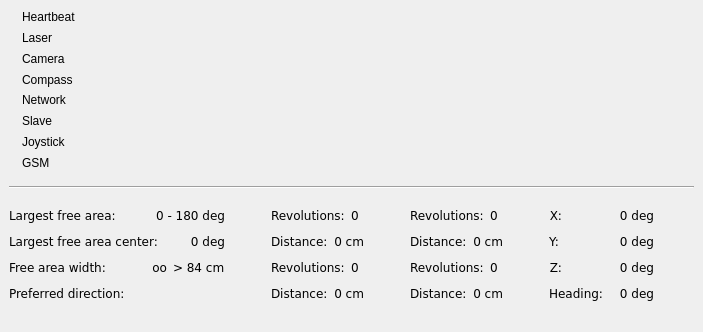
  <widget class="QDockWidget" name="dockState">
   <property name="windowIcon">
    <iconset resource="../direcs.qrc">
     <normaloff>:/images/images/led_green.gif</normaloff>:/images/images/led_green.gif</iconset>
   </property>
   <property name="windowTitle">
    <string>State</string>
   </property>
   <attribute name="dockWidgetArea">
    <number>2</number>
   </attribute>
   <widget class="QWidget" name="dockWidgetContents_2">
    <layout class="QGridLayout" name="gridLayout_8">
     <item row="0" column="0">
      <layout class="QGridLayout" name="gridLayout_7">
       <item row="0" column="0">
        <layout class="QHBoxLayout" name="horizontalLayout_25">
         <item>
          <layout class="QGridLayout" name="gridLayout_2">
           <item row="5" column="0">
            <widget class="QLabel" name="lblLEDMasterSlave">
             <property name="pixmap">
              <pixmap resource="../direcs.qrc">:/images/images/led_gray.gif</pixmap>
             </property>
            </widget>
           </item>
           <item row="4" column="1">
            <widget class="QLabel" name="label_5">
             <property name="text">
              <string>Network</string>
             </property>
            </widget>
           </item>
           <item row="0" column="1">
            <widget class="QLabel" name="label">
             <property name="text">
              <string>Heartbeat</string>
             </property>
            </widget>
           </item>
           <item row="3" column="1">
            <widget class="QLabel" name="label_2">
             <property name="text">
              <string>Compass</string>
             </property>
            </widget>
           </item>
           <item row="2" column="1">
            <widget class="QLabel" name="label_3">
             <property name="text">
              <string>Camera</string>
             </property>
            </widget>
           </item>
           <item row="0" column="0">
            <widget class="QLabel" name="lblLEDHeartbeat">
             <property name="pixmap">
              <pixmap resource="../direcs.qrc">:/images/images/led_gray.gif</pixmap>
             </property>
            </widget>
           </item>
           <item row="5" column="1">
            <widget class="QLabel" name="lblMasterSlave">
             <property name="text">
              <string>Slave</string>
             </property>
            </widget>
           </item>
           <item row="6" column="0">
            <widget class="QLabel" name="lblLEDJoystick">
             <property name="pixmap">
              <pixmap resource="../direcs.qrc">:/images/images/led_gray.gif</pixmap>
             </property>
            </widget>
           </item>
           <item row="1" column="0">
            <widget class="QLabel" name="lblLEDLaser">
             <property name="pixmap">
              <pixmap resource="../direcs.qrc">:/images/images/led_gray.gif</pixmap>
             </property>
            </widget>
           </item>
           <item row="6" column="1">
            <widget class="QLabel" name="label_4">
             <property name="text">
              <string>Joystick</string>
             </property>
            </widget>
           </item>
           <item row="3" column="0">
            <widget class="QLabel" name="lblLEDCompass">
             <property name="pixmap">
              <pixmap resource="../direcs.qrc">:/images/images/led_gray.gif</pixmap>
             </property>
            </widget>
           </item>
           <item row="1" column="1">
            <widget class="QLabel" name="label_6">
             <property name="text">
              <string>Laser</string>
             </property>
            </widget>
           </item>
           <item row="4" column="0">
            <widget class="QLabel" name="lblLEDNetwork">
             <property name="pixmap">
              <pixmap resource="../direcs.qrc">:/images/images/led_gray.gif</pixmap>
             </property>
            </widget>
           </item>
           <item row="2" column="0">
            <widget class="QLabel" name="lblLEDCamera">
             <property name="pixmap">
              <pixmap resource="../direcs.qrc">:/images/images/led_gray.gif</pixmap>
             </property>
            </widget>
           </item>
           <item row="7" column="1">
            <widget class="QLabel" name="label_8">
             <property name="text">
              <string>GSM</string>
             </property>
            </widget>
           </item>
           <item row="7" column="0">
            <widget class="QLabel" name="lblLEDGSM">
             <property name="pixmap">
              <pixmap resource="../direcs.qrc">:/images/images/led_gray.gif</pixmap>
             </property>
            </widget>
           </item>
          </layout>
         </item>
         <item>
          <spacer name="horizontalSpacer_16">
           <property name="orientation">
            <enum>Qt::Horizontal</enum>
           </property>
           <property name="sizeHint" stdset="0">
            <size>
             <width>10</width>
             <height>20</height>
            </size>
           </property>
          </spacer>
         </item>
         <item>
          <layout class="QHBoxLayout" name="horizontalLayout_22">
           <item>
            <widget class="QWidget" name="widgetHeartbeat" native="true">
             <property name="sizePolicy">
              <sizepolicy hsizetype="Minimum" vsizetype="Minimum">
               <horstretch>0</horstretch>
               <verstretch>0</verstretch>
              </sizepolicy>
             </property>
             <property name="minimumSize">
              <size>
               <width>305</width>
               <height>161</height>
              </size>
             </property>
            </widget>
           </item>
          </layout>
         </item>
         <item>
          <spacer name="horizontalSpacer">
           <property name="orientation">
            <enum>Qt::Horizontal</enum>
           </property>
           <property name="sizeHint" stdset="0">
            <size>
             <width>10</width>
             <height>20</height>
            </size>
           </property>
          </spacer>
         </item>
         <item>
          <layout class="QVBoxLayout" name="verticalLayout_10">
           <item>
            <layout class="QHBoxLayout" name="horizontalLayout_24">
             <item>
              <widget class="QLabel" name="lblLEDFrontLeft4">
               <property name="pixmap">
                <pixmap resource="../direcs.qrc">:/images/images/led_gray.gif</pixmap>
               </property>
               <property name="alignment">
                <set>Qt::AlignCenter</set>
               </property>
              </widget>
             </item>
             <item>
              <spacer name="horizontalSpacer_17">
               <property name="orientation">
                <enum>Qt::Horizontal</enum>
               </property>
               <property name="sizeHint" stdset="0">
                <size>
                 <width>40</width>
                 <height>20</height>
                </size>
               </property>
              </spacer>
             </item>
             <item>
              <widget class="QLabel" name="lblLEDFrontRight3">
               <property name="pixmap">
                <pixmap resource="../direcs.qrc">:/images/images/led_gray.gif</pixmap>
               </property>
               <property name="alignment">
                <set>Qt::AlignCenter</set>
               </property>
              </widget>
             </item>
            </layout>
           </item>
           <item>
            <widget class="QLabel" name="stateRobotPicture">
             <property name="maximumSize">
              <size>
               <width>94</width>
               <height>107</height>
              </size>
             </property>
             <property name="text">
              <string/>
             </property>
             <property name="pixmap">
              <pixmap resource="../direcs.qrc">:/images/images/bot_from_above.png</pixmap>
             </property>
             <property name="scaledContents">
              <bool>true</bool>
             </property>
             <property name="alignment">
              <set>Qt::AlignCenter</set>
             </property>
            </widget>
           </item>
           <item>
            <layout class="QHBoxLayout" name="horizontalLayout_23">
             <item>
              <widget class="QLabel" name="lblLEDBackLeft2">
               <property name="pixmap">
                <pixmap resource="../direcs.qrc">:/images/images/led_gray.gif</pixmap>
               </property>
               <property name="alignment">
                <set>Qt::AlignCenter</set>
               </property>
              </widget>
             </item>
             <item>
              <spacer name="horizontalSpacer_18">
               <property name="orientation">
                <enum>Qt::Horizontal</enum>
               </property>
               <property name="sizeHint" stdset="0">
                <size>
                 <width>40</width>
                 <height>20</height>
                </size>
               </property>
              </spacer>
             </item>
             <item>
              <widget class="QLabel" name="lblLEDBackRight1">
               <property name="pixmap">
                <pixmap resource="../direcs.qrc">:/images/images/led_gray.gif</pixmap>
               </property>
               <property name="alignment">
                <set>Qt::AlignCenter</set>
               </property>
              </widget>
             </item>
            </layout>
           </item>
          </layout>
         </item>
         <item>
          <spacer name="horizontalSpacer_19">
           <property name="orientation">
            <enum>Qt::Horizontal</enum>
           </property>
           <property name="sizeHint" stdset="0">
            <size>
             <width>10</width>
             <height>20</height>
            </size>
           </property>
          </spacer>
         </item>
         <item>
          <layout class="QVBoxLayout" name="verticalLayout_2">
           <item>
            <widget class="QWidget" name="frameCompass" native="true">
             <property name="minimumSize">
              <size>
               <width>120</width>
               <height>120</height>
              </size>
             </property>
             <property name="maximumSize">
              <size>
               <width>120</width>
               <height>120</height>
              </size>
             </property>
             <property name="autoFillBackground">
              <bool>true</bool>
             </property>
            </widget>
           </item>
           <item>
            <spacer name="verticalSpacer_5">
             <property name="orientation">
              <enum>Qt::Vertical</enum>
             </property>
             <property name="sizeHint" stdset="0">
              <size>
               <width>20</width>
               <height>40</height>
              </size>
             </property>
            </spacer>
           </item>
          </layout>
         </item>
        </layout>
       </item>
       <item row="1" column="0">
        <spacer name="verticalSpacer_8">
         <property name="orientation">
          <enum>Qt::Vertical</enum>
         </property>
         <property name="sizeHint" stdset="0">
          <size>
           <width>20</width>
           <height>10</height>
          </size>
         </property>
        </spacer>
       </item>
       <item row="6" column="0">
        <layout class="QHBoxLayout" name="horizontalLayout_21">
         <item>
          <layout class="QVBoxLayout" name="verticalLayout_13">
           <item>
            <layout class="QHBoxLayout" name="horizontalLayout_16">
             <item>
              <widget class="QLabel" name="label18_8">
               <property name="font">
                <font>
                 <family>Verdana</family>
                </font>
               </property>
               <property name="text">
                <string>Largest free area:</string>
               </property>
              </widget>
             </item>
             <item>
              <widget class="QLabel" name="lblLaserFrontFreeArea">
               <property name="font">
                <font>
                 <family>Verdana</family>
                </font>
               </property>
               <property name="text">
                <string>0 - 180 deg</string>
               </property>
               <property name="alignment">
                <set>Qt::AlignRight|Qt::AlignTrailing|Qt::AlignVCenter</set>
               </property>
              </widget>
             </item>
            </layout>
           </item>
           <item>
            <layout class="QHBoxLayout" name="horizontalLayout_18">
             <item>
              <widget class="QLabel" name="label18_9">
               <property name="font">
                <font>
                 <family>Verdana</family>
                </font>
               </property>
               <property name="text">
                <string>Largest free area center:</string>
               </property>
              </widget>
             </item>
             <item>
              <widget class="QLabel" name="lblLaserFrontFreeCenter">
               <property name="font">
                <font>
                 <family>Verdana</family>
                </font>
               </property>
               <property name="text">
                <string>0 deg</string>
               </property>
               <property name="alignment">
                <set>Qt::AlignRight|Qt::AlignTrailing|Qt::AlignVCenter</set>
               </property>
              </widget>
             </item>
            </layout>
           </item>
           <item>
            <layout class="QHBoxLayout" name="horizontalLayout_19">
             <item>
              <widget class="QLabel" name="label18_10">
               <property name="font">
                <font>
                 <family>Verdana</family>
                </font>
               </property>
               <property name="text">
                <string>Free area width:</string>
               </property>
              </widget>
             </item>
             <item>
              <spacer name="horizontalSpacer_15">
               <property name="orientation">
                <enum>Qt::Horizontal</enum>
               </property>
               <property name="sizeHint" stdset="0">
                <size>
                 <width>40</width>
                 <height>20</height>
                </size>
               </property>
              </spacer>
             </item>
             <item>
              <widget class="QLabel" name="lblLaserFrontFreeWidth">
               <property name="font">
                <font>
                 <family>Verdana</family>
                </font>
               </property>
               <property name="text">
                <string>oo</string>
               </property>
               <property name="alignment">
                <set>Qt::AlignRight|Qt::AlignTrailing|Qt::AlignVCenter</set>
               </property>
              </widget>
             </item>
             <item>
              <widget class="QLabel" name="lblPassageWidth">
               <property name="font">
                <font>
                 <family>Verdana</family>
                </font>
               </property>
               <property name="text">
                <string>&gt; 84 cm</string>
               </property>
               <property name="alignment">
                <set>Qt::AlignLeading|Qt::AlignLeft|Qt::AlignVCenter</set>
               </property>
              </widget>
             </item>
            </layout>
           </item>
           <item>
            <layout class="QHBoxLayout" name="horizontalLayout_20">
             <item>
              <widget class="QLabel" name="label18_11">
               <property name="font">
                <font>
                 <family>Verdana</family>
                </font>
               </property>
               <property name="text">
                <string>Preferred direction:</string>
               </property>
              </widget>
             </item>
             <item>
              <widget class="QLabel" name="lblPreferredDirection">
               <property name="sizePolicy">
                <sizepolicy hsizetype="Fixed" vsizetype="Fixed">
                 <horstretch>0</horstretch>
                 <verstretch>0</verstretch>
                </sizepolicy>
               </property>
               <property name="maximumSize">
                <size>
                 <width>32</width>
                 <height>32</height>
                </size>
               </property>
               <property name="font">
                <font>
                 <family>Verdana</family>
                </font>
               </property>
               <property name="pixmap">
                <pixmap resource="../direcs.qrc">:/images/images/middle.png</pixmap>
               </property>
               <property name="scaledContents">
                <bool>true</bool>
               </property>
              </widget>
             </item>
            </layout>
           </item>
          </layout>
         </item>
         <item>
          <spacer name="horizontalSpacer_14">
           <property name="orientation">
            <enum>Qt::Horizontal</enum>
           </property>
           <property name="sizeHint" stdset="0">
            <size>
             <width>40</width>
             <height>20</height>
            </size>
           </property>
          </spacer>
         </item>
         <item>
          <layout class="QGridLayout" name="gridLayout_4">
           <item row="0" column="0">
            <layout class="QHBoxLayout" name="_26">
             <item>
              <widget class="QLabel" name="textLabel1_5">
               <property name="font">
                <font>
                 <family>Verdana</family>
                </font>
               </property>
               <property name="text">
                <string>Revolutions:</string>
               </property>
              </widget>
             </item>
             <item>
              <widget class="QLabel" name="labelRevolutions4">
               <property name="font">
                <font>
                 <family>Verdana</family>
                </font>
               </property>
               <property name="layoutDirection">
                <enum>Qt::RightToLeft</enum>
               </property>
               <property name="text">
                <string>0</string>
               </property>
              </widget>
             </item>
            </layout>
           </item>
           <item row="0" column="2">
            <layout class="QHBoxLayout" name="_1">
             <item>
              <widget class="QLabel" name="textLabel1_3">
               <property name="font">
                <font>
                 <family>Verdana</family>
                </font>
               </property>
               <property name="text">
                <string>Revolutions:</string>
               </property>
              </widget>
             </item>
             <item>
              <widget class="QLabel" name="labelRevolutions3">
               <property name="font">
                <font>
                 <family>Verdana</family>
                </font>
               </property>
               <property name="layoutDirection">
                <enum>Qt::RightToLeft</enum>
               </property>
               <property name="text">
                <string>0</string>
               </property>
              </widget>
             </item>
            </layout>
           </item>
           <item row="1" column="0">
            <layout class="QHBoxLayout" name="_27">
             <item>
              <widget class="QLabel" name="textLabel1_6">
               <property name="font">
                <font>
                 <family>Verdana</family>
                </font>
               </property>
               <property name="text">
                <string>Distance:</string>
               </property>
              </widget>
             </item>
             <item>
              <widget class="QLabel" name="labelDrivenDistance4">
               <property name="font">
                <font>
                 <family>Verdana</family>
                </font>
               </property>
               <property name="text">
                <string>0 cm</string>
               </property>
               <property name="alignment">
                <set>Qt::AlignRight|Qt::AlignTrailing|Qt::AlignVCenter</set>
               </property>
              </widget>
             </item>
            </layout>
           </item>
           <item row="1" column="2">
            <layout class="QHBoxLayout" name="_0">
             <item>
              <widget class="QLabel" name="textLabel1_4">
               <property name="font">
                <font>
                 <family>Verdana</family>
                </font>
               </property>
               <property name="text">
                <string>Distance:</string>
               </property>
              </widget>
             </item>
             <item>
              <widget class="QLabel" name="labelDrivenDistance3">
               <property name="font">
                <font>
                 <family>Verdana</family>
                </font>
               </property>
               <property name="text">
                <string>0 cm</string>
               </property>
               <property name="alignment">
                <set>Qt::AlignRight|Qt::AlignTrailing|Qt::AlignVCenter</set>
               </property>
              </widget>
             </item>
            </layout>
           </item>
           <item row="2" column="0">
            <layout class="QHBoxLayout" name="_20">
             <item>
              <widget class="QLabel" name="textLabel2_7">
               <property name="font">
                <font>
                 <family>Verdana</family>
                </font>
               </property>
               <property name="text">
                <string>Revolutions:</string>
               </property>
              </widget>
             </item>
             <item>
              <widget class="QLabel" name="labelRevolutions2">
               <property name="font">
                <font>
                 <family>Verdana</family>
                </font>
               </property>
               <property name="layoutDirection">
                <enum>Qt::RightToLeft</enum>
               </property>
               <property name="text">
                <string>0</string>
               </property>
              </widget>
             </item>
            </layout>
           </item>
           <item row="2" column="2">
            <layout class="QHBoxLayout" name="_16">
             <item>
              <widget class="QLabel" name="textLabel1_2">
               <property name="font">
                <font>
                 <family>Verdana</family>
                </font>
               </property>
               <property name="text">
                <string>Revolutions:</string>
               </property>
              </widget>
             </item>
             <item>
              <widget class="QLabel" name="labelRevolutions1">
               <property name="font">
                <font>
                 <family>Verdana</family>
                </font>
               </property>
               <property name="layoutDirection">
                <enum>Qt::RightToLeft</enum>
               </property>
               <property name="text">
                <string>0</string>
               </property>
              </widget>
             </item>
            </layout>
           </item>
           <item row="3" column="0">
            <layout class="QHBoxLayout" name="_21">
             <item>
              <widget class="QLabel" name="textLabel2_6">
               <property name="font">
                <font>
                 <family>Verdana</family>
                </font>
               </property>
               <property name="text">
                <string>Distance:</string>
               </property>
              </widget>
             </item>
             <item>
              <widget class="QLabel" name="labelDrivenDistance2">
               <property name="font">
                <font>
                 <family>Verdana</family>
                </font>
               </property>
               <property name="text">
                <string>0 cm</string>
               </property>
               <property name="alignment">
                <set>Qt::AlignRight|Qt::AlignTrailing|Qt::AlignVCenter</set>
               </property>
              </widget>
             </item>
            </layout>
           </item>
           <item row="3" column="2">
            <layout class="QHBoxLayout" name="_17">
             <item>
              <widget class="QLabel" name="textLabel1">
               <property name="font">
                <font>
                 <family>Verdana</family>
                </font>
               </property>
               <property name="text">
                <string>Distance:</string>
               </property>
              </widget>
             </item>
             <item>
              <widget class="QLabel" name="labelDrivenDistance1">
               <property name="font">
                <font>
                 <family>Verdana</family>
                </font>
               </property>
               <property name="text">
                <string>0 cm</string>
               </property>
               <property name="alignment">
                <set>Qt::AlignRight|Qt::AlignTrailing|Qt::AlignVCenter</set>
               </property>
              </widget>
             </item>
            </layout>
           </item>
           <item row="2" column="1">
            <spacer name="horizontalSpacer_13">
             <property name="orientation">
              <enum>Qt::Horizontal</enum>
             </property>
             <property name="sizeHint" stdset="0">
              <size>
               <width>40</width>
               <height>20</height>
              </size>
             </property>
            </spacer>
           </item>
          </layout>
         </item>
         <item>
          <spacer name="horizontalSpacer_11">
           <property name="orientation">
            <enum>Qt::Horizontal</enum>
           </property>
           <property name="sizeHint" stdset="0">
            <size>
             <width>40</width>
             <height>20</height>
            </size>
           </property>
          </spacer>
         </item>
         <item>
          <layout class="QVBoxLayout" name="verticalLayout_4">
           <item>
            <layout class="QHBoxLayout" name="horizontalLayout_3">
             <item>
              <widget class="QLabel" name="label18_12">
               <property name="font">
                <font>
                 <family>Verdana</family>
                </font>
               </property>
               <property name="text">
                <string>X:</string>
               </property>
               <property name="alignment">
                <set>Qt::AlignRight|Qt::AlignTrailing|Qt::AlignVCenter</set>
               </property>
              </widget>
             </item>
             <item>
              <spacer name="horizontalSpacer_3">
               <property name="orientation">
                <enum>Qt::Horizontal</enum>
               </property>
               <property name="sizeHint" stdset="0">
                <size>
                 <width>40</width>
                 <height>20</height>
                </size>
               </property>
              </spacer>
             </item>
             <item>
              <widget class="QLabel" name="lblCompassX">
               <property name="font">
                <font>
                 <family>Verdana</family>
                </font>
               </property>
               <property name="text">
                <string>0 deg</string>
               </property>
               <property name="alignment">
                <set>Qt::AlignRight|Qt::AlignTrailing|Qt::AlignVCenter</set>
               </property>
              </widget>
             </item>
            </layout>
           </item>
           <item>
            <layout class="QHBoxLayout" name="horizontalLayout_12">
             <item>
              <widget class="QLabel" name="label18_13">
               <property name="font">
                <font>
                 <family>Verdana</family>
                </font>
               </property>
               <property name="text">
                <string>Y:</string>
               </property>
               <property name="alignment">
                <set>Qt::AlignRight|Qt::AlignTrailing|Qt::AlignVCenter</set>
               </property>
              </widget>
             </item>
             <item>
              <spacer name="horizontalSpacer_5">
               <property name="orientation">
                <enum>Qt::Horizontal</enum>
               </property>
               <property name="sizeHint" stdset="0">
                <size>
                 <width>40</width>
                 <height>20</height>
                </size>
               </property>
              </spacer>
             </item>
             <item>
              <widget class="QLabel" name="lblCompassY">
               <property name="font">
                <font>
                 <family>Verdana</family>
                </font>
               </property>
               <property name="text">
                <string>0 deg</string>
               </property>
               <property name="alignment">
                <set>Qt::AlignRight|Qt::AlignTrailing|Qt::AlignVCenter</set>
               </property>
              </widget>
             </item>
            </layout>
           </item>
           <item>
            <layout class="QHBoxLayout" name="horizontalLayout_13">
             <item>
              <widget class="QLabel" name="label18_14">
               <property name="font">
                <font>
                 <family>Verdana</family>
                </font>
               </property>
               <property name="text">
                <string>Z:</string>
               </property>
               <property name="alignment">
                <set>Qt::AlignRight|Qt::AlignTrailing|Qt::AlignVCenter</set>
               </property>
              </widget>
             </item>
             <item>
              <spacer name="horizontalSpacer_20">
               <property name="orientation">
                <enum>Qt::Horizontal</enum>
               </property>
               <property name="sizeHint" stdset="0">
                <size>
                 <width>40</width>
                 <height>20</height>
                </size>
               </property>
              </spacer>
             </item>
             <item>
              <widget class="QLabel" name="lblCompassZ">
               <property name="font">
                <font>
                 <family>Verdana</family>
                </font>
               </property>
               <property name="text">
                <string>0 deg</string>
               </property>
               <property name="alignment">
                <set>Qt::AlignRight|Qt::AlignTrailing|Qt::AlignVCenter</set>
               </property>
              </widget>
             </item>
            </layout>
           </item>
           <item>
            <layout class="QHBoxLayout" name="horizontalLayout_14">
             <item>
              <widget class="QLabel" name="label18_15">
               <property name="font">
                <font>
                 <family>Verdana</family>
                </font>
               </property>
               <property name="text">
                <string>Heading:</string>
               </property>
               <property name="alignment">
                <set>Qt::AlignRight|Qt::AlignTrailing|Qt::AlignVCenter</set>
               </property>
              </widget>
             </item>
             <item>
              <spacer name="horizontalSpacer_21">
               <property name="orientation">
                <enum>Qt::Horizontal</enum>
               </property>
               <property name="sizeHint" stdset="0">
                <size>
                 <width>10</width>
                 <height>20</height>
                </size>
               </property>
              </spacer>
             </item>
             <item>
              <widget class="QLabel" name="lblCompassHeading">
               <property name="font">
                <font>
                 <family>Verdana</family>
                </font>
               </property>
               <property name="text">
                <string>0 deg</string>
               </property>
               <property name="alignment">
                <set>Qt::AlignRight|Qt::AlignTrailing|Qt::AlignVCenter</set>
               </property>
              </widget>
             </item>
            </layout>
           </item>
          </layout>
         </item>
         <item>
          <spacer name="horizontalSpacer_10">
           <property name="orientation">
            <enum>Qt::Horizontal</enum>
           </property>
           <property name="sizeHint" stdset="0">
            <size>
             <width>40</width>
             <height>20</height>
            </size>
           </property>
          </spacer>
         </item>
        </layout>
       </item>
       <item row="7" column="0">
        <spacer name="verticalSpacer_7">
         <property name="orientation">
          <enum>Qt::Vertical</enum>
         </property>
         <property name="sizeHint" stdset="0">
          <size>
           <width>20</width>
           <height>20</height>
          </size>
         </property>
        </spacer>
       </item>
       <item row="3" column="0">
        <spacer name="verticalSpacer_9">
         <property name="orientation">
          <enum>Qt::Vertical</enum>
         </property>
         <property name="sizeHint" stdset="0">
          <size>
           <width>28</width>
           <height>10</height>
          </size>
         </property>
        </spacer>
       </item>
       <item row="2" column="0">
        <widget class="Line" name="line">
         <property name="orientation">
          <enum>Qt::Horizontal</enum>
         </property>
        </widget>
       </item>
      </layout>
     </item>
    </layout>
   </widget>
  </widget>
